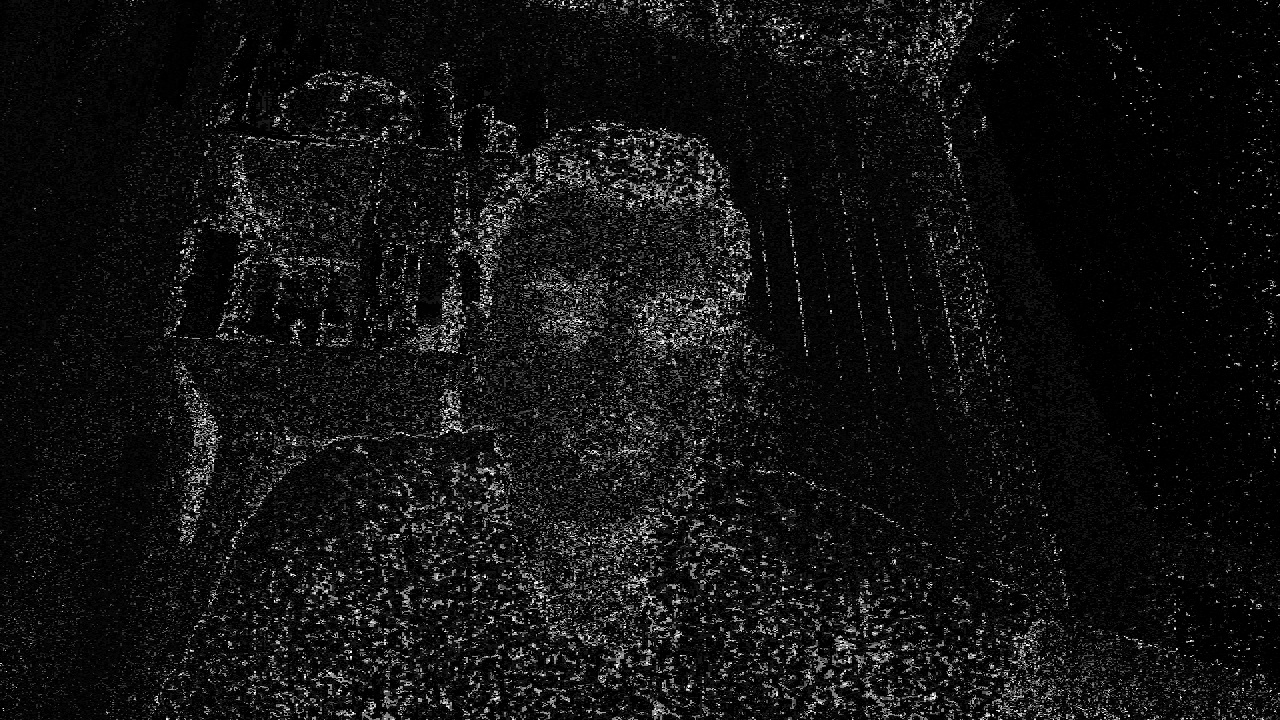
#> input picture tarea02/camShift/ÿ.jpg, 1280 x 720 px, given in place of the camera
$ python camshift.py
#> lines starting #> are read from the running program, lines starting #| are printed output that depends on the picture
#!/usr/bin/env python3
# -*- coding: utf-8 -*-
"""
Created on Fri Jun  7 00:43:40 2019

@author: luisalonsomurillorojas
"""

import numpy as np
import pickle
import cv2

cap = cv2.VideoCapture(0)

# Capture frame-by-frame
ret, frame = cap.read()
#> frame is the input picture: shape (720, 1280, 3); min 0, max 255, mean 18.3

# setup initial location of window
r,h,c,w = 90,400,279,400  # simply hardcoded the values
track_window = (c,r,w,h)

# set up the ROI for tracking
filename = 'camshift.pkl'
infile = open(filename,'rb')
#> (reads tarea02/camShift/camshift.pkl from the repository)
roi_hist = pickle.load(infile)
tresh_min = pickle.load(infile)
tresh_max = pickle.load(infile)
iterations = pickle.load(infile)
pt_move = pickle.load(infile)
infile.close()

# Setup the termination criteria, either 10 iteration or move by atleast 1 pt
term_crit = ( cv2.TERM_CRITERIA_EPS | cv2.TERM_CRITERIA_COUNT, iterations, pt_move )


while(1):
    ret ,frame = cap.read()
    if ret == True:
        hsv = cv2.cvtColor(frame, cv2.COLOR_BGR2HSV)
#> hsv: shape (720, 1280, 3); mean H, S, V 0, 0, 18.3
        dst = cv2.calcBackProject([hsv],[0],roi_hist,[0,180],1)
#> dst: shape (720, 1280); every value is 2

        # Filtering remove noise
        kernel = cv2.getStructuringElement(cv2.MORPH_RECT, (5, 5))
        dst = cv2.filter2D(dst, -1, kernel)
#> dst: shape (720, 1280); every value is 50
        _, dst = cv2.threshold(dst, 250, 255, cv2.THRESH_BINARY)
#> dst: shape (720, 1280); every value is 0
        mask = cv2.merge((dst, dst, dst))
#> mask: shape (720, 1280, 3); every value is 0
        result = cv2.bitwise_and(hsv, mask)

        # apply meanshift to get the new location
        ret, track_window = cv2.CamShift(dst, track_window, term_crit)
#> ret = ((0, 0), (0, 0), 0); track_window = (269, 80, 420, 420)

        # Draw it on image
        pts = cv2.boxPoints(ret)
#> pts = [[0, 0], [0, 0], [0, 0], [0, 0]]
        pts = np.int0(pts)
        img2 = cv2.polylines(result,[pts],True, 255,2)
#> img2: shape (720, 1280, 3); mean H, S, V 0, 0, 0
        # Displaying the results (frame and mask)
        np_h = np.hstack((frame, img2))
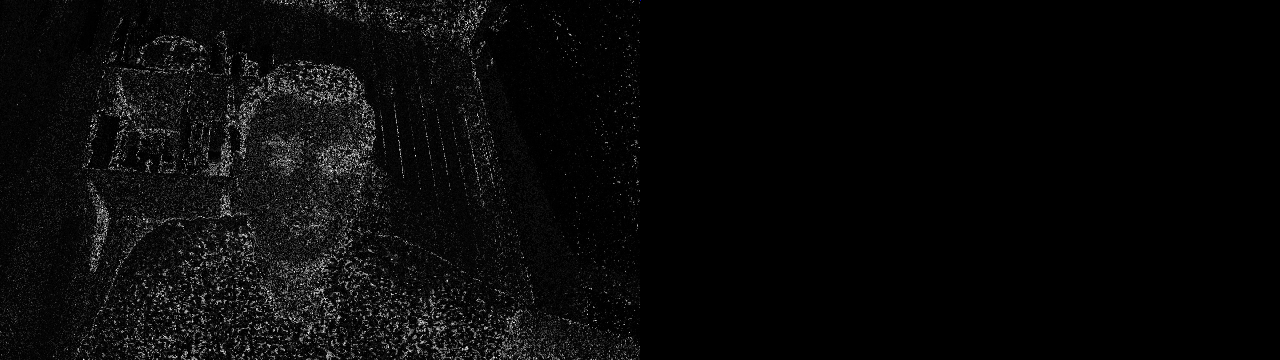
#> np_h: shape (720, 2560, 3) (shown at 1/2 size); mean B, G, R 9.2, 9.2, 9.2
        np_hcat = np.concatenate((frame, img2), axis=1)
        cv2.imshow('Mean Shift Results', np_hcat)

        if cv2.waitKey(60) & 0xFF == ord('q'):
#> (key q is pressed here)
            break
    else:
        break

# When everything done, release the capture
cap.release()
cv2.destroyAllWindows()
